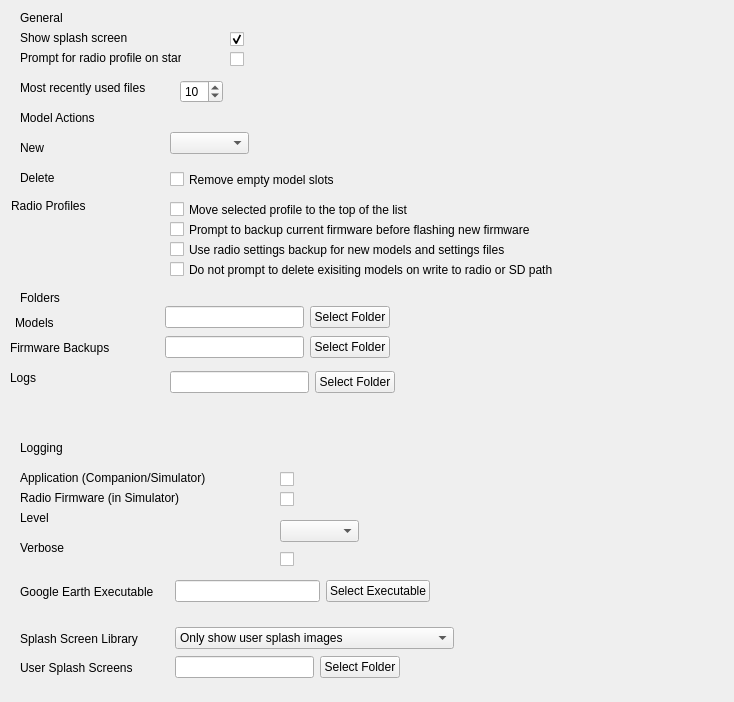
<?xml version="1.0" encoding="UTF-8"?>
<ui version="4.0">
 <class>PrefsApp</class>
 <widget class="QWidget" name="PrefsApp">
  <property name="geometry">
   <rect>
    <x>0</x>
    <y>0</y>
    <width>734</width>
    <height>702</height>
   </rect>
  </property>
  <property name="windowTitle">
   <string>Form</string>
  </property>
  <widget class="QLabel" name="label_18">
   <property name="geometry">
    <rect>
     <x>15</x>
     <y>315</y>
     <width>91</width>
     <height>16</height>
    </rect>
   </property>
   <property name="sizePolicy">
    <sizepolicy hsizetype="Maximum" vsizetype="Fixed">
     <horstretch>0</horstretch>
     <verstretch>0</verstretch>
    </sizepolicy>
   </property>
   <property name="text">
    <string>Models</string>
   </property>
  </widget>
  <widget class="QWidget" name="layoutWidget">
   <property name="geometry">
    <rect>
     <x>165</x>
     <y>305</y>
     <width>225</width>
     <height>24</height>
    </rect>
   </property>
   <layout class="QHBoxLayout" name="horizontalLayout_102">
    <item>
     <widget class="QLineEdit" name="backupPath_4">
      <property name="enabled">
       <bool>true</bool>
      </property>
      <property name="readOnly">
       <bool>false</bool>
      </property>
      <property name="clearButtonEnabled">
       <bool>true</bool>
      </property>
     </widget>
    </item>
    <item>
     <widget class="QPushButton" name="backupPathButton_4">
      <property name="text">
       <string>Select Folder</string>
      </property>
     </widget>
    </item>
   </layout>
  </widget>
  <widget class="QLabel" name="label_19">
   <property name="geometry">
    <rect>
     <x>10</x>
     <y>340</y>
     <width>141</width>
     <height>16</height>
    </rect>
   </property>
   <property name="sizePolicy">
    <sizepolicy hsizetype="Maximum" vsizetype="Fixed">
     <horstretch>0</horstretch>
     <verstretch>0</verstretch>
    </sizepolicy>
   </property>
   <property name="text">
    <string>Firmware Backups</string>
   </property>
  </widget>
  <widget class="QWidget" name="layoutWidget_2">
   <property name="geometry">
    <rect>
     <x>165</x>
     <y>335</y>
     <width>225</width>
     <height>24</height>
    </rect>
   </property>
   <layout class="QHBoxLayout" name="horizontalLayout_103">
    <item>
     <widget class="QLineEdit" name="backupPath_5">
      <property name="enabled">
       <bool>true</bool>
      </property>
      <property name="readOnly">
       <bool>false</bool>
      </property>
      <property name="clearButtonEnabled">
       <bool>true</bool>
      </property>
     </widget>
    </item>
    <item>
     <widget class="QPushButton" name="backupPathButton_5">
      <property name="text">
       <string>Select Folder</string>
      </property>
     </widget>
    </item>
   </layout>
  </widget>
  <widget class="QCheckBox" name="sortProfiles_2">
   <property name="geometry">
    <rect>
     <x>170</x>
     <y>260</y>
     <width>451</width>
     <height>19</height>
    </rect>
   </property>
   <property name="text">
    <string>Do not prompt to delete exisiting models on write to radio or SD path</string>
   </property>
  </widget>
  <widget class="QComboBox" name="cboNewModelAction_2">
   <property name="geometry">
    <rect>
     <x>280</x>
     <y>520</y>
     <width>79</width>
     <height>22</height>
    </rect>
   </property>
  </widget>
  <widget class="QLabel" name="label_13">
   <property name="geometry">
    <rect>
     <x>20</x>
     <y>510</y>
     <width>127</width>
     <height>16</height>
    </rect>
   </property>
   <property name="sizePolicy">
    <sizepolicy hsizetype="Maximum" vsizetype="Fixed">
     <horstretch>0</horstretch>
     <verstretch>0</verstretch>
    </sizepolicy>
   </property>
   <property name="text">
    <string>Level</string>
   </property>
  </widget>
  <widget class="QCheckBox" name="sortProfiles_3">
   <property name="geometry">
    <rect>
     <x>280</x>
     <y>550</y>
     <width>31</width>
     <height>19</height>
    </rect>
   </property>
   <property name="text">
    <string/>
   </property>
  </widget>
  <widget class="QLabel" name="label_14">
   <property name="geometry">
    <rect>
     <x>20</x>
     <y>540</y>
     <width>127</width>
     <height>16</height>
    </rect>
   </property>
   <property name="sizePolicy">
    <sizepolicy hsizetype="Maximum" vsizetype="Fixed">
     <horstretch>0</horstretch>
     <verstretch>0</verstretch>
    </sizepolicy>
   </property>
   <property name="text">
    <string>Verbose</string>
   </property>
  </widget>
  <widget class="QLabel" name="label_5">
   <property name="geometry">
    <rect>
     <x>20</x>
     <y>10</y>
     <width>66</width>
     <height>16</height>
    </rect>
   </property>
   <property name="sizePolicy">
    <sizepolicy hsizetype="Maximum" vsizetype="Fixed">
     <horstretch>0</horstretch>
     <verstretch>0</verstretch>
    </sizepolicy>
   </property>
   <property name="text">
    <string>General</string>
   </property>
  </widget>
  <widget class="QComboBox" name="cboNewModelAction">
   <property name="geometry">
    <rect>
     <x>170</x>
     <y>132</y>
     <width>79</width>
     <height>22</height>
    </rect>
   </property>
  </widget>
  <widget class="QLabel" name="label_8">
   <property name="geometry">
    <rect>
     <x>20</x>
     <y>140</y>
     <width>127</width>
     <height>16</height>
    </rect>
   </property>
   <property name="sizePolicy">
    <sizepolicy hsizetype="Maximum" vsizetype="Fixed">
     <horstretch>0</horstretch>
     <verstretch>0</verstretch>
    </sizepolicy>
   </property>
   <property name="text">
    <string>New</string>
   </property>
  </widget>
  <widget class="QCheckBox" name="opt_removeBlankSlots">
   <property name="geometry">
    <rect>
     <x>170</x>
     <y>170</y>
     <width>341</width>
     <height>19</height>
    </rect>
   </property>
   <property name="toolTip">
    <string>&lt;html&gt;&lt;head/&gt;&lt;body&gt;&lt;p&gt;This option  maintains the behaviour from older OpenTx versions where empty model slots are preserved when a model is deleted or moved. &lt;/p&gt;&lt;p&gt;When this option is de-selected, the other models may be re-arranged to fill the gap left by the removed  model.&lt;/p&gt;&lt;/body&gt;&lt;/html&gt;</string>
   </property>
   <property name="text">
    <string>Remove empty model slots</string>
   </property>
  </widget>
  <widget class="QWidget" name="layoutWidget">
   <property name="geometry">
    <rect>
     <x>175</x>
     <y>579</y>
     <width>255</width>
     <height>24</height>
    </rect>
   </property>
   <layout class="QHBoxLayout" name="horizontalLayout_9">
    <item>
     <widget class="QLineEdit" name="ge_lineedit">
      <property name="readOnly">
       <bool>true</bool>
      </property>
      <property name="clearButtonEnabled">
       <bool>true</bool>
      </property>
     </widget>
    </item>
    <item>
     <widget class="QPushButton" name="ge_pathButton">
      <property name="sizePolicy">
       <sizepolicy hsizetype="Minimum" vsizetype="Fixed">
        <horstretch>0</horstretch>
        <verstretch>0</verstretch>
       </sizepolicy>
      </property>
      <property name="text">
       <string>Select Executable</string>
      </property>
     </widget>
    </item>
   </layout>
  </widget>
  <widget class="QLabel" name="ge_label">
   <property name="geometry">
    <rect>
     <x>20</x>
     <y>584</y>
     <width>149</width>
     <height>16</height>
    </rect>
   </property>
   <property name="sizePolicy">
    <sizepolicy hsizetype="Maximum" vsizetype="Fixed">
     <horstretch>0</horstretch>
     <verstretch>0</verstretch>
    </sizepolicy>
   </property>
   <property name="text">
    <string>Google Earth Executable</string>
   </property>
  </widget>
  <widget class="QCheckBox" name="showSplash">
   <property name="geometry">
    <rect>
     <x>230</x>
     <y>30</y>
     <width>41</width>
     <height>19</height>
    </rect>
   </property>
   <property name="text">
    <string/>
   </property>
   <property name="checked">
    <bool>true</bool>
   </property>
  </widget>
  <widget class="QCheckBox" name="sortProfiles">
   <property name="geometry">
    <rect>
     <x>170</x>
     <y>200</y>
     <width>313</width>
     <height>19</height>
    </rect>
   </property>
   <property name="text">
    <string>Move selected profile to the top of the list</string>
   </property>
  </widget>
  <widget class="QComboBox" name="splashincludeCB">
   <property name="geometry">
    <rect>
     <x>175</x>
     <y>627</y>
     <width>279</width>
     <height>22</height>
    </rect>
   </property>
   <property name="sizePolicy">
    <sizepolicy hsizetype="Expanding" vsizetype="Fixed">
     <horstretch>0</horstretch>
     <verstretch>0</verstretch>
    </sizepolicy>
   </property>
   <item>
    <property name="text">
     <string>Only show user splash images</string>
    </property>
   </item>
   <item>
    <property name="text">
     <string>Show user and companion splash images</string>
    </property>
   </item>
  </widget>
  <widget class="QCheckBox" name="backupEnable">
   <property name="geometry">
    <rect>
     <x>170</x>
     <y>220</y>
     <width>441</width>
     <height>19</height>
    </rect>
   </property>
   <property name="sizePolicy">
    <sizepolicy hsizetype="Preferred" vsizetype="Fixed">
     <horstretch>0</horstretch>
     <verstretch>0</verstretch>
    </sizepolicy>
   </property>
   <property name="text">
    <string>Prompt to backup current firmware before flashing new firmware</string>
   </property>
  </widget>
  <widget class="QCheckBox" name="chkUseSavedSettingsApp">
   <property name="geometry">
    <rect>
     <x>170</x>
     <y>240</y>
     <width>441</width>
     <height>19</height>
    </rect>
   </property>
   <property name="text">
    <string>Use radio settings backup for new models and settings files</string>
   </property>
  </widget>
  <widget class="QWidget" name="layoutWidget">
   <property name="geometry">
    <rect>
     <x>170</x>
     <y>370</y>
     <width>225</width>
     <height>24</height>
    </rect>
   </property>
   <layout class="QHBoxLayout" name="horizontalLayout_4">
    <item>
     <widget class="QLineEdit" name="appLogsDir">
      <property name="enabled">
       <bool>true</bool>
      </property>
      <property name="readOnly">
       <bool>false</bool>
      </property>
      <property name="clearButtonEnabled">
       <bool>true</bool>
      </property>
     </widget>
    </item>
    <item>
     <widget class="QPushButton" name="btn_appLogsDir">
      <property name="text">
       <string>Select Folder</string>
      </property>
     </widget>
    </item>
   </layout>
  </widget>
  <widget class="QLabel" name="lbl_appLogsDir">
   <property name="geometry">
    <rect>
     <x>10</x>
     <y>370</y>
     <width>114</width>
     <height>16</height>
    </rect>
   </property>
   <property name="sizePolicy">
    <sizepolicy hsizetype="Maximum" vsizetype="Fixed">
     <horstretch>0</horstretch>
     <verstretch>0</verstretch>
    </sizepolicy>
   </property>
   <property name="text">
    <string>Logs</string>
   </property>
  </widget>
  <widget class="QLabel" name="label_12">
   <property name="geometry">
    <rect>
     <x>20</x>
     <y>440</y>
     <width>61</width>
     <height>16</height>
    </rect>
   </property>
   <property name="sizePolicy">
    <sizepolicy hsizetype="Maximum" vsizetype="Fixed">
     <horstretch>0</horstretch>
     <verstretch>0</verstretch>
    </sizepolicy>
   </property>
   <property name="text">
    <string>Logging</string>
   </property>
  </widget>
  <widget class="QWidget" name="layoutWidget">
   <property name="geometry">
    <rect>
     <x>175</x>
     <y>655</y>
     <width>225</width>
     <height>24</height>
    </rect>
   </property>
   <layout class="QHBoxLayout" name="horizontalLayout_7">
    <item>
     <widget class="QLineEdit" name="libraryPath">
      <property name="enabled">
       <bool>true</bool>
      </property>
      <property name="readOnly">
       <bool>false</bool>
      </property>
      <property name="clearButtonEnabled">
       <bool>true</bool>
      </property>
     </widget>
    </item>
    <item>
     <widget class="QPushButton" name="libraryPathButton">
      <property name="sizePolicy">
       <sizepolicy hsizetype="Minimum" vsizetype="Fixed">
        <horstretch>0</horstretch>
        <verstretch>0</verstretch>
       </sizepolicy>
      </property>
      <property name="text">
       <string>Select Folder</string>
      </property>
     </widget>
    </item>
   </layout>
  </widget>
  <widget class="QLabel" name="label_23">
   <property name="geometry">
    <rect>
     <x>11</x>
     <y>198</y>
     <width>81</width>
     <height>16</height>
    </rect>
   </property>
   <property name="text">
    <string>Radio Profiles</string>
   </property>
  </widget>
  <widget class="QLabel" name="label_10">
   <property name="geometry">
    <rect>
     <x>20</x>
     <y>631</y>
     <width>131</width>
     <height>16</height>
    </rect>
   </property>
   <property name="sizePolicy">
    <sizepolicy hsizetype="Maximum" vsizetype="Fixed">
     <horstretch>0</horstretch>
     <verstretch>0</verstretch>
    </sizepolicy>
   </property>
   <property name="text">
    <string>Splash Screen Library</string>
   </property>
  </widget>
  <widget class="QCheckBox" name="chkPromptProfile">
   <property name="geometry">
    <rect>
     <x>230</x>
     <y>50</y>
     <width>51</width>
     <height>19</height>
    </rect>
   </property>
   <property name="text">
    <string/>
   </property>
  </widget>
  <widget class="QLabel" name="label_9">
   <property name="geometry">
    <rect>
     <x>20</x>
     <y>660</y>
     <width>123</width>
     <height>16</height>
    </rect>
   </property>
   <property name="sizePolicy">
    <sizepolicy hsizetype="Maximum" vsizetype="Fixed">
     <horstretch>0</horstretch>
     <verstretch>0</verstretch>
    </sizepolicy>
   </property>
   <property name="text">
    <string>User Splash Screens</string>
   </property>
  </widget>
  <widget class="QLabel" name="label_24">
   <property name="geometry">
    <rect>
     <x>20</x>
     <y>290</y>
     <width>81</width>
     <height>16</height>
    </rect>
   </property>
   <property name="text">
    <string>Folders</string>
   </property>
  </widget>
  <widget class="QCheckBox" name="opt_appDebugLog">
   <property name="geometry">
    <rect>
     <x>280</x>
     <y>470</y>
     <width>51</width>
     <height>19</height>
    </rect>
   </property>
   <property name="toolTip">
    <string>&lt;html&gt;&lt;head/&gt;&lt;body&gt;&lt;p&gt;Keep a log of all debugging messages generated by the desktop Companion/Simulator applications. An EdgeTX developer may request this to help diagnose an issue.&lt;/p&gt;&lt;/body&gt;&lt;/html&gt;</string>
   </property>
   <property name="text">
    <string/>
   </property>
  </widget>
  <widget class="QCheckBox" name="opt_fwTraceLog">
   <property name="geometry">
    <rect>
     <x>280</x>
     <y>490</y>
     <width>51</width>
     <height>19</height>
    </rect>
   </property>
   <property name="toolTip">
    <string>&lt;html&gt;&lt;head/&gt;&lt;body&gt;&lt;p&gt;Keep a log of all messages generated by the radio firmware when running in Simulator. This is the same information one would also see in the Simulator &lt;span style=&quot; font-style:italic;&quot;&gt;Debug Output&lt;/span&gt; window.&lt;/p&gt;&lt;/body&gt;&lt;/html&gt;</string>
   </property>
   <property name="text">
    <string/>
   </property>
  </widget>
  <widget class="QLabel" name="label_15">
   <property name="geometry">
    <rect>
     <x>20</x>
     <y>80</y>
     <width>161</width>
     <height>16</height>
    </rect>
   </property>
   <property name="sizePolicy">
    <sizepolicy hsizetype="Preferred" vsizetype="Fixed">
     <horstretch>0</horstretch>
     <verstretch>0</verstretch>
    </sizepolicy>
   </property>
   <property name="text">
    <string>Most recently used files</string>
   </property>
  </widget>
  <widget class="QSpinBox" name="historySize">
   <property name="geometry">
    <rect>
     <x>180</x>
     <y>80</y>
     <width>43</width>
     <height>23</height>
    </rect>
   </property>
   <property name="sizePolicy">
    <sizepolicy hsizetype="Maximum" vsizetype="Fixed">
     <horstretch>40</horstretch>
     <verstretch>0</verstretch>
    </sizepolicy>
   </property>
   <property name="maximum">
    <number>50</number>
   </property>
   <property name="value">
    <number>10</number>
   </property>
  </widget>
  <widget class="QLabel" name="label_11">
   <property name="geometry">
    <rect>
     <x>20</x>
     <y>170</y>
     <width>127</width>
     <height>16</height>
    </rect>
   </property>
   <property name="sizePolicy">
    <sizepolicy hsizetype="Maximum" vsizetype="Fixed">
     <horstretch>0</horstretch>
     <verstretch>0</verstretch>
    </sizepolicy>
   </property>
   <property name="text">
    <string>Delete</string>
   </property>
  </widget>
  <widget class="QLabel" name="label_16">
   <property name="geometry">
    <rect>
     <x>20</x>
     <y>470</y>
     <width>231</width>
     <height>16</height>
    </rect>
   </property>
   <property name="sizePolicy">
    <sizepolicy hsizetype="Maximum" vsizetype="Fixed">
     <horstretch>0</horstretch>
     <verstretch>0</verstretch>
    </sizepolicy>
   </property>
   <property name="text">
    <string>Application (Companion/Simulator)</string>
   </property>
  </widget>
  <widget class="QLabel" name="label_17">
   <property name="geometry">
    <rect>
     <x>20</x>
     <y>490</y>
     <width>221</width>
     <height>16</height>
    </rect>
   </property>
   <property name="sizePolicy">
    <sizepolicy hsizetype="Maximum" vsizetype="Fixed">
     <horstretch>0</horstretch>
     <verstretch>0</verstretch>
    </sizepolicy>
   </property>
   <property name="text">
    <string>Radio Firmware (in Simulator)</string>
   </property>
  </widget>
  <widget class="QLabel" name="label_20">
   <property name="geometry">
    <rect>
     <x>20</x>
     <y>110</y>
     <width>127</width>
     <height>16</height>
    </rect>
   </property>
   <property name="sizePolicy">
    <sizepolicy hsizetype="Maximum" vsizetype="Fixed">
     <horstretch>0</horstretch>
     <verstretch>0</verstretch>
    </sizepolicy>
   </property>
   <property name="text">
    <string>Model Actions</string>
   </property>
  </widget>
  <widget class="QLabel" name="label_21">
   <property name="geometry">
    <rect>
     <x>20</x>
     <y>30</y>
     <width>161</width>
     <height>16</height>
    </rect>
   </property>
   <property name="sizePolicy">
    <sizepolicy hsizetype="Preferred" vsizetype="Fixed">
     <horstretch>0</horstretch>
     <verstretch>0</verstretch>
    </sizepolicy>
   </property>
   <property name="text">
    <string>Show splash screen</string>
   </property>
  </widget>
  <widget class="QLabel" name="label_22">
   <property name="geometry">
    <rect>
     <x>20</x>
     <y>50</y>
     <width>161</width>
     <height>16</height>
    </rect>
   </property>
   <property name="sizePolicy">
    <sizepolicy hsizetype="Preferred" vsizetype="Fixed">
     <horstretch>0</horstretch>
     <verstretch>0</verstretch>
    </sizepolicy>
   </property>
   <property name="text">
    <string>Prompt for radio profile on startup</string>
   </property>
  </widget>
 </widget>
 <resources/>
 <connections/>
</ui>
